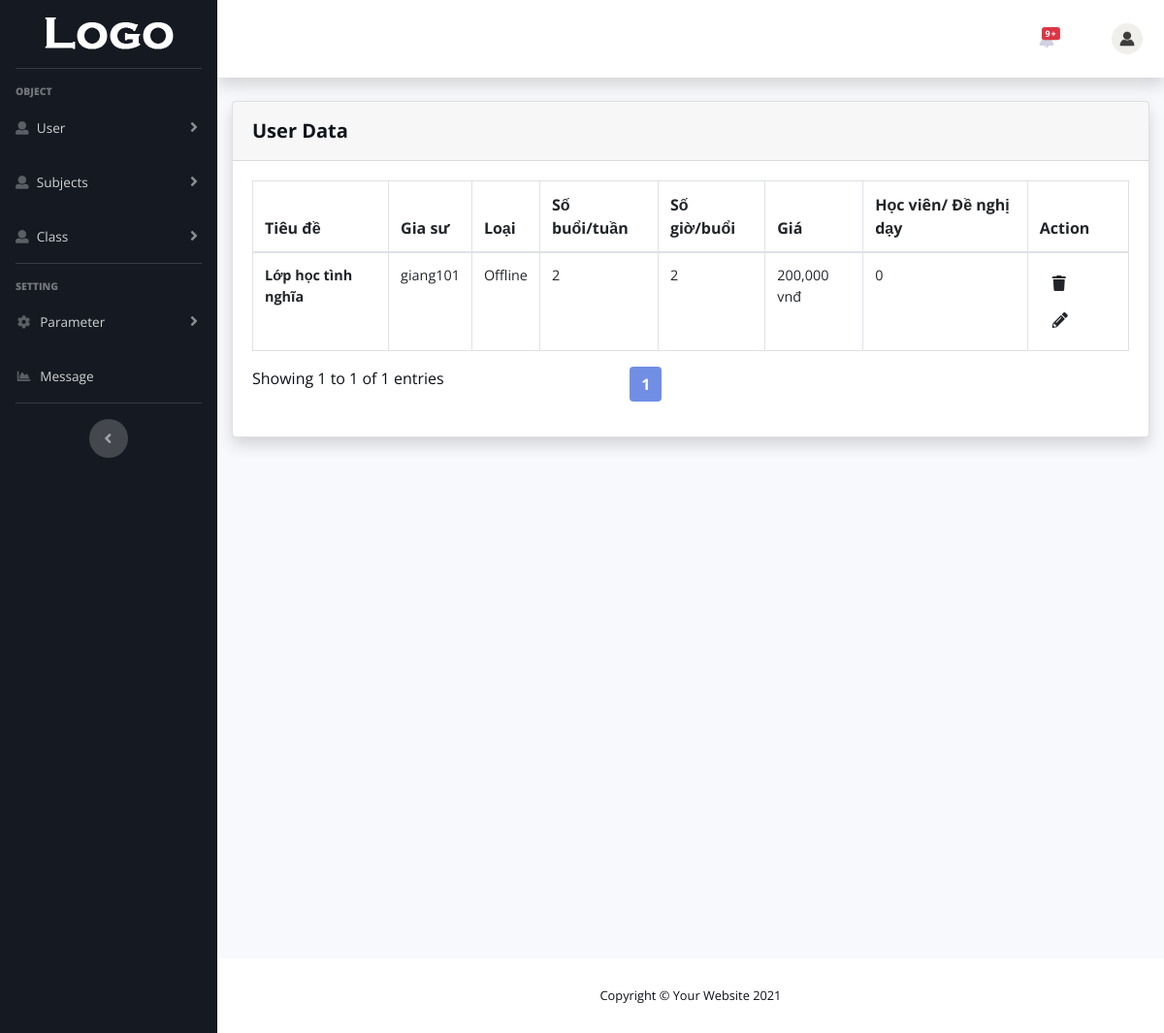
The app's page /project/admin?action=class with its own data.
### tables this page shows
CREATE TABLE `parameter` (
  `key_id` int(11) NOT NULL,
  `key` text NOT NULL,
  `data` text NOT NULL,
  `value` text NOT NULL
);

CREATE TABLE `room` (
  `id` int(11) NOT NULL,
  `title` text NOT NULL,
  `userID` int(11) NOT NULL,
  `status` int(11) NOT NULL,
  `subject_id` int(11) NOT NULL,
  `type` int(11) NOT NULL,
  `sex` int(11) NOT NULL,
  `time` int(11) NOT NULL,
  `hours` int(11) NOT NULL,
  `price` text NOT NULL,
  `offer_to_teach` int(11) NOT NULL,
  `description` text NOT NULL,
  `schedule` text NOT NULL,
  `address` text NOT NULL,
  `map` text NOT NULL
);

CREATE TABLE `user` (
  `userID` int(11) NOT NULL,
  `username` text NOT NULL,
  `password` text NOT NULL,
  `firstName` text NOT NULL,
  `lastName` text NOT NULL,
  `email` text NOT NULL,
  `role` int(1) DEFAULT NULL,
  `address` text NOT NULL,
  `price` float NOT NULL,
  `subjects_ids` text NOT NULL,
  `description` text NOT NULL,
  `birthday` text NOT NULL,
  `sex` text NOT NULL,
  `phone` text NOT NULL,
  `experience` text NOT NULL,
  `experience_type` text NOT NULL,
  `degree` text NOT NULL,
  `graduation_school` text NOT NULL,
  `specialized` text NOT NULL,
  `schedule` text NOT NULL
);

### _model/Parameter.php (called while the page is built, shortened)
<?php
class Parameter
{
    public static function getValueByKey($key)
    {
        $conn = DBConnection::getConnection();
        $sql = "SELECT * FROM `parameter` WHERE `key` = '" . $key . "'";
        $rs = mysqli_query($conn, $sql);
        $data = 1;
        if (mysqli_num_rows($rs) > 0) {
            while ($row = mysqli_fetch_object($rs)) {
                $data = $row->value;
            }
        }
        return $data;
    }
}

### _model/Message.php (called while the page is built, shortened)
<?php
class Message
{
    public static function getAll()
    {
        $rows = [];
        $conn = DBConnection::getConnection();
        $sql = "SELECT * FROM `message` ORDER BY id DESC LIMIT 10";
        $rs = mysqli_query($conn, $sql);
        if (mysqli_num_rows($rs) > 0) {
            while ($row = mysqli_fetch_object($rs)) {
                $data = new Message($row->id, $row->value, $row->date);
                $rows[] = $data;
            }
        }
        return $rows;
    }
}

### _model/Room.php (called while the page is built, shortened)
<?php
require_once './_model/User.php';
require_once './_model/Message.php';
class Room
{
    private $ID;
    private $title;
    private $type;
    private $time;
    private $hours;
    private $price;
    private $offer_to_teach;
    public function __construct($ID, $title, $status, $subject, $type, $sex, $time, $hours, $price, $offer_to_teach, $description, $schedule, $address, $map)
    {
        $this->ID = $ID;
        $this->title = $title;
        $this->type = $type;
        $this->time = $time;
        $this->hours = $hours;
        $this->price = $price;
        $this->offer_to_teach = $offer_to_teach;
    }
    public function getID()
    {
        return $this->ID;
    }
    public function getTitle()
    {
        return $this->title;
    }
    public function getType()
    {
        return $this->type == 1 ? 'Online' : 'Offline';
    }
    public function getTime()
    {
        return $this->time;
    }
    public function getHours()
    {
        return $this->hours;
    }
    public function getPrice()
    {
        return $this->price;
    }
    public function getOfferToTeach()
    {
        return $this->offer_to_teach;
    }
    public static function getCount()
    {
        $conn = DBConnection::getConnection();
        $sql = 'SELECT count(*) FROM room';
        $rs = mysqli_query($conn, $sql);
        $total = $rs->fetch_row();
        return $total[0];
    }
    public static function getPagination($page)
    {
        $datas = [];
        $page = $page == null ? 1 : $page;
        $conn = DBConnection::getConnection();
        $OFFSET = ($page - 1) * Config::OFFSET;
        $sql = "SELECT * FROM room LIMIT " . Config::OFFSET . ' OFFSET ' . $OFFSET;
        $rs = mysqli_query($conn, $sql);
        if (mysqli_num_rows($rs) > 0) {
            while ($row = mysqli_fetch_object($rs)) {
                $data = new Room($row->id, $row->title, $row->status, $row->subject_id, $row->type, $row->sex,
                    $row->time, $row->hours, $row->price, $row->offer_to_teach, $row->description, $row->schedule, $row->address, $row->map);
                $datas[] = $data;
            }
        }
        $DATA['data'] = $datas;
        $DATA['total'] = self::getCount();
        $DATA['start'] = $OFFSET + 1;
        $DATA['end'] = $OFFSET + mysqli_num_rows($rs);
        $DATA['current_page'] = $page;
        $DATA['total_page'] = ceil($DATA['total'] / Config::OFFSET);
        return $DATA;
    }
    public static function getOwner($value, $key = 'id')
    {
        $data = null;
        $conn = DBConnection::getConnection();
        $sql = 'SELECT * FROM `room` WHERE `' . $key . '` = "' . $value . '"';
        $rs = mysqli_query($conn, $sql);
        if (mysqli_num_rows($rs) > 0) {
            while ($row = mysqli_fetch_object($rs)) {
                $data = $row->userID;
            }
        }
        return $data;
    }
}

### _model/User.php (called while the page is built, shortened)
<?php
require_once './_model/Message.php';
class User
{
    private $username;
    public function __construct($userID, $username, $password, $firstName, $lastName, $email, $role, $address, $price, $subjects_ids, $description, $birthday, $sex, $phone, $experience, $experience_type, $degree, $graduation_school, $specialized, $schedule)
    {
        $this->username = $username;
    }
    public function getUsername()
    {
        return $this->username;
    }
    public static function getByID($id = null, $role = null)
    {
        $user = null;
        $conn = DBConnection::getConnection();
        $sql = "SELECT * FROM `user` WHERE `userID` = " . $id;
        $sql .= $role ? " AND `role` = '" . $role . "'" : "";
        try {
            $rs = mysqli_query($conn, $sql);
            if (mysqli_num_rows($rs) > 0) {
                while ($row = mysqli_fetch_object($rs)) {
                    $user = new user($row->userID, $row->username, $row->password, $row->firstName, $row->lastName, $row->email, $row->role, $row->address, $row->price, $row->subjects_ids, $row->description, $row->birthday, $row->sex, $row->phone, $row->experience, $row->experience_type, $row->degree, $row->graduation_school, $row->specialized, $row->schedule);
                }
            }
        } catch (Exception $e) {
        }
        return $user;
    }
}

### admin.php (the view, shortened to what this page needs)
<?php
require_once './_model/Parameter.php';
require_once './_model/Message.php';
?>
<!DOCTYPE html>
<html lang="en">
<head>
    <link href="vendor/fontawesome-free/css/all.min.css" rel="stylesheet" type="text/css">
    <link href="<?= Parameter::getValueByKey('home_path') ?>/_assets/css/admin-style.min.css" rel="stylesheet">
    <link href="https://cdn.jsdelivr.net/npm/select2@4.1.0-rc.0/dist/css/select2.min.css" rel="stylesheet"/>
    <link href="<?= Parameter::getValueByKey('home_path') ?>/css/theme.min.css" rel="stylesheet">
</head>
<body id="page-top" class="admin-bar">
<div id="wrapper">
    <ul class="navbar-nav bg-gradient-primary sidebar sidebar-dark accordion" id="accordionSidebar">
        <a class="sidebar-brand d-flex align-items-center justify-content-center" href="<?= Parameter::getValueByKey('home_path') ?>">
            <div class="sidebar-brand-icon">
                <img src="<?= Parameter::getValueByKey('home_path') ?>/img/logo-light.png" alt="Logo">
            </div>
        </a>
        <hr class="sidebar-divider">
        <div class="sidebar-heading">
            Object
        </div>
        <li class="nav-item">
            <a class="nav-link collapsed" href="" data-toggle="collapse" data-target="#collapseUser" aria-expanded="true" aria-controls="collapseTwo">
                <i class="fas fa-user"></i>
                <span>User</span>
            </a>
        </li>
        <li class="nav-item">
            <a class="nav-link collapsed" href="" data-toggle="collapse" data-target="#collapseSubjects" aria-expanded="true" aria-controls="collapseTwo">
                <i class="fas fa-user"></i>
                <span>Subjects</span>
            </a>
        </li>
        <li class="nav-item">
            <a class="nav-link collapsed" href="" data-toggle="collapse" data-target="#collapseClass" aria-expanded="true" aria-controls="collapseTwo">
                <i class="fas fa-user"></i>
                <span>Class</span>
            </a>
        </li>
        <hr class="sidebar-divider">
        <div class="sidebar-heading">
            Setting
        </div>
        <li class="nav-item">
            <a class="nav-link collapsed" href="#" data-toggle="collapse" data-target="#collapseTwo"
               aria-expanded="true" aria-controls="collapseTwo">
                <i class="fas fa-fw fa-cog"></i>
                <span>Parameter</span>
            </a>
        </li>
        <li class="nav-item">
            <a class="nav-link" href="<?= Config::HOME_PATH ?>\admin?action=message">
                <i class="fas fa-fw fa-chart-area"></i>
                <span>Message</span>
            </a>
        </li>
        <hr class="sidebar-divider d-none d-md-block">
        <div class="text-center d-none d-md-inline">
            <button class="rounded-circle border-0" id="sidebarToggle"></button>
        </div>
    </ul>
    <div id="content-wrapper" class="d-flex flex-column">
        <div id="content">
            <nav class="navbar navbar-expand navbar-light bg-white topbar mb-4 static-top shadow">
                <ul class="navbar-nav ml-auto">
                    <li class="nav-item dropdown no-arrow mx-1">
                        <?php $MES = Message::getAll(); ?>
                        <a class="nav-link dropdown-toggle" href="#" id="alertsDropdown" role="button"
                           data-toggle="dropdown" aria-haspopup="true" aria-expanded="false">
                            <span class="badge badge-danger badge-counter"><?= count($MES) >= 10 ? '9+' : count($MES) ?></span>
                        </a>
                    </li>
                    <li class="nav-item dropdown no-arrow">
                        <a class="nav-link dropdown-toggle" href="#" id="userDropdown" role="button"
                           data-toggle="dropdown" aria-haspopup="true" aria-expanded="false">
                            <img class="img-profile rounded-circle" src="<?= Config::HOME_PATH ?>/img/depositphotos_137014128-stock-illustration-user-profile-icon.jpg">
                        </a>
                    </li>
                </ul>
            </nav>
            <div class="container-fluid">
                <?php if (isset($_GET['action']) && !empty($_GET['action'])) : ?>
                    <?php
                    switch ($_GET['action']) {
                        case "class":
                            include_once '_admin-source/room.php';
                            break;
                    }
                    ?>
                <?php else: ?>
                    <?= 'No action choose'; ?>
                <?php endif; ?>
            </div>
        </div>
        <footer class="sticky-footer bg-white">
            <div class="container my-auto">
                <div class="copyright text-center my-auto">
                    <span>Copyright &copy; Your Website 2021</span>
                </div>
            </div>
        </footer>
    </div>
</div>
</body>
</html>

### _admin-source/room.php (shortened to what this page needs)
<?php
require_once './_model/Room.php';
require_once './_model/User.php';
$page = isset($_GET['page']) ? $_GET['page'] : 1;
$datas = Room::getPagination($page);
?>
<form class="card shadow mb-4" method="post">
    <div class="card-header py-3">
        <h6 class="m-0 font-weight-bold text-primary">User Data</h6>
    </div>
    <div class="card-body">
        <div class="table-responsive">
            <table class="table table-bordered" id="dataTable" width="100%" cellspacing="0">
                <thead>
                <tr>
                    <th>Tiêu đề</th>
                    <th>Gia sư</th>
                    <th>Loại</th>
                    <th>Số buổi/tuần</th>
                    <th>Số giờ/buổi</th>
                    <th>Giá</th>
                    <th>Học viên/ Đề nghị dạy</th>
                    <th>Action</th>
                </tr>
                </thead>
                <tbody>
                <?php foreach ($datas['data'] as $data) :
                    ?>
                    <tr>
                        <td class="small font-weight-bold">
                            <a href="?action=room&edit=<?= $data->getId() ?>">
                                <?= $data->getTitle() ?>
                            </a>
                        </td>
                        <td class="small"><?= User::getByID(Room::getOwner($data->getId()))->getUsername() ?></td>
                        <td class="small"><?= $data->getType() ?></td>
                        <td class="small"><?= $data->getTime() ?></td>
                        <td class="small"><?= $data->getHours() ?></td>
                        <td class="small">
                            <?= number_format($data->getPrice(), 0, '', ',') . " vnđ"; ?>
                        </td>
                        <td class="small"><?= $data->getOfferToTeach() ?></td>
                        <td>
                            <button class="btn btn-remove" name="delete" value="<?= $data->getId() ?>" title="Delete"><i class="fas fa-trash"></i></button>
                            <a class="btn btn-edit" href="?action=class-edit&data=<?= $data->getId() ?>" title="Edit"><i class="fas fa-pencil-alt"></i></a>
                        </td>
                    </tr>
                <?php endforeach; ?>
                </tbody>
            </table>
        </div>
        <div class="row">
            <div class="col-sm-12 col-md-5">
                <div class="dataTables_info" id="dataTable_info" role="status" aria-live="polite">Showing <?= $datas['start'] ?> to <?= $datas['end'] ?> of <?= $datas['total'] ?> entries</div>
            </div>
            <div class="col-sm-12 col-md-7">
                <div class="dataTables_paginate paging_simple_numbers" id="dataTable_paginate">
                    <ul class="pagination">
                        <li class="paginate_button page-item active"><a href="#" aria-controls="dataTable" data-dt-idx="1" tabindex="0" class="page-link">1</a></li>
                    </ul>
                </div>
            </div>
        </div>
    </div>
</form>

### records on screen
parameter: value (picture)
room: title "Lớp học tình nghĩa", id+userID "giang101", type "Offline", time "2", hours "2", price "200,000", offer_to_teach "0"

### other values on screen
$datas['start'] "1"
$datas['end'] "1"
$datas['total'] "1"
